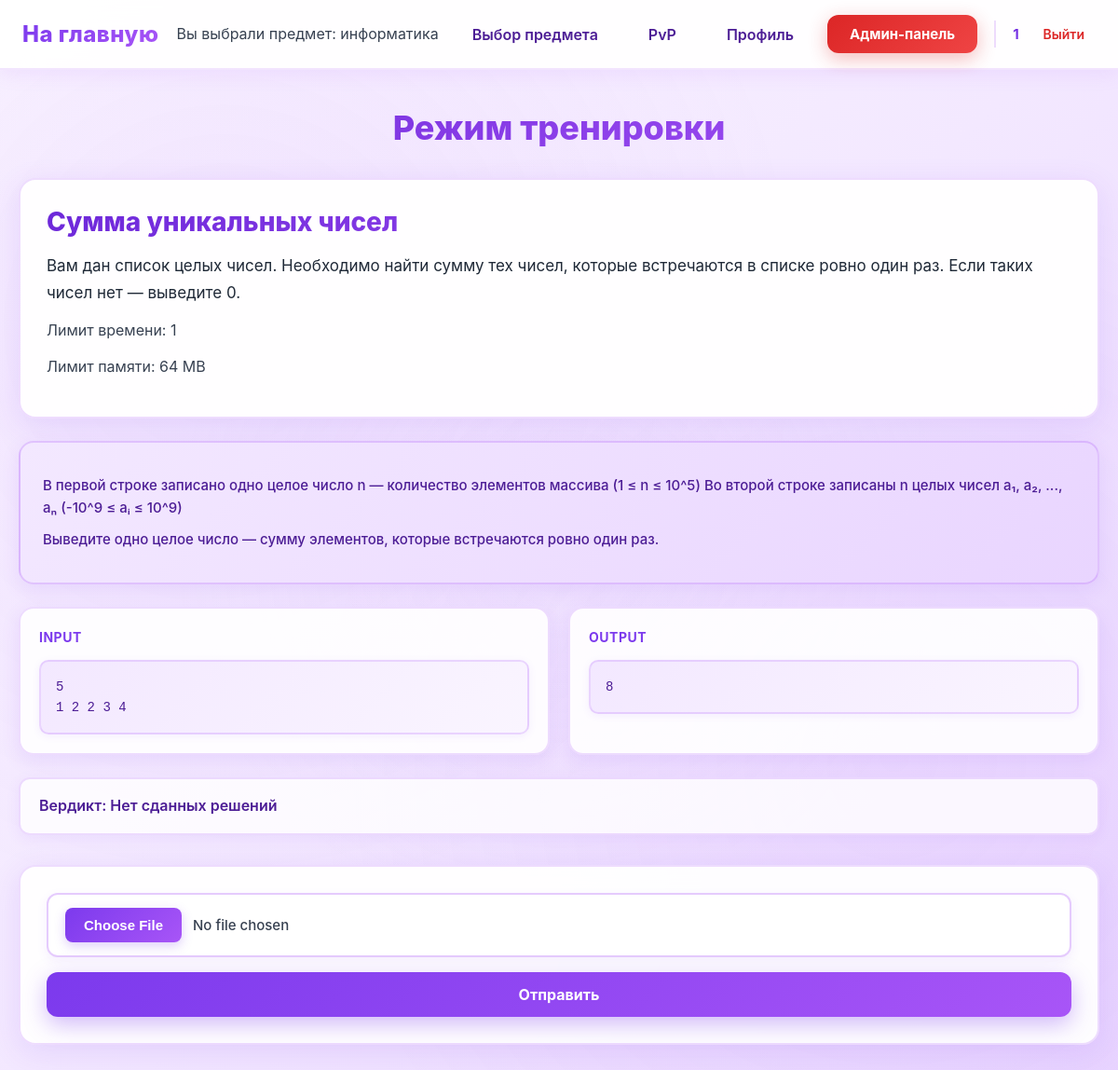
The app's page /информатика/task/1 (signed in), older data.
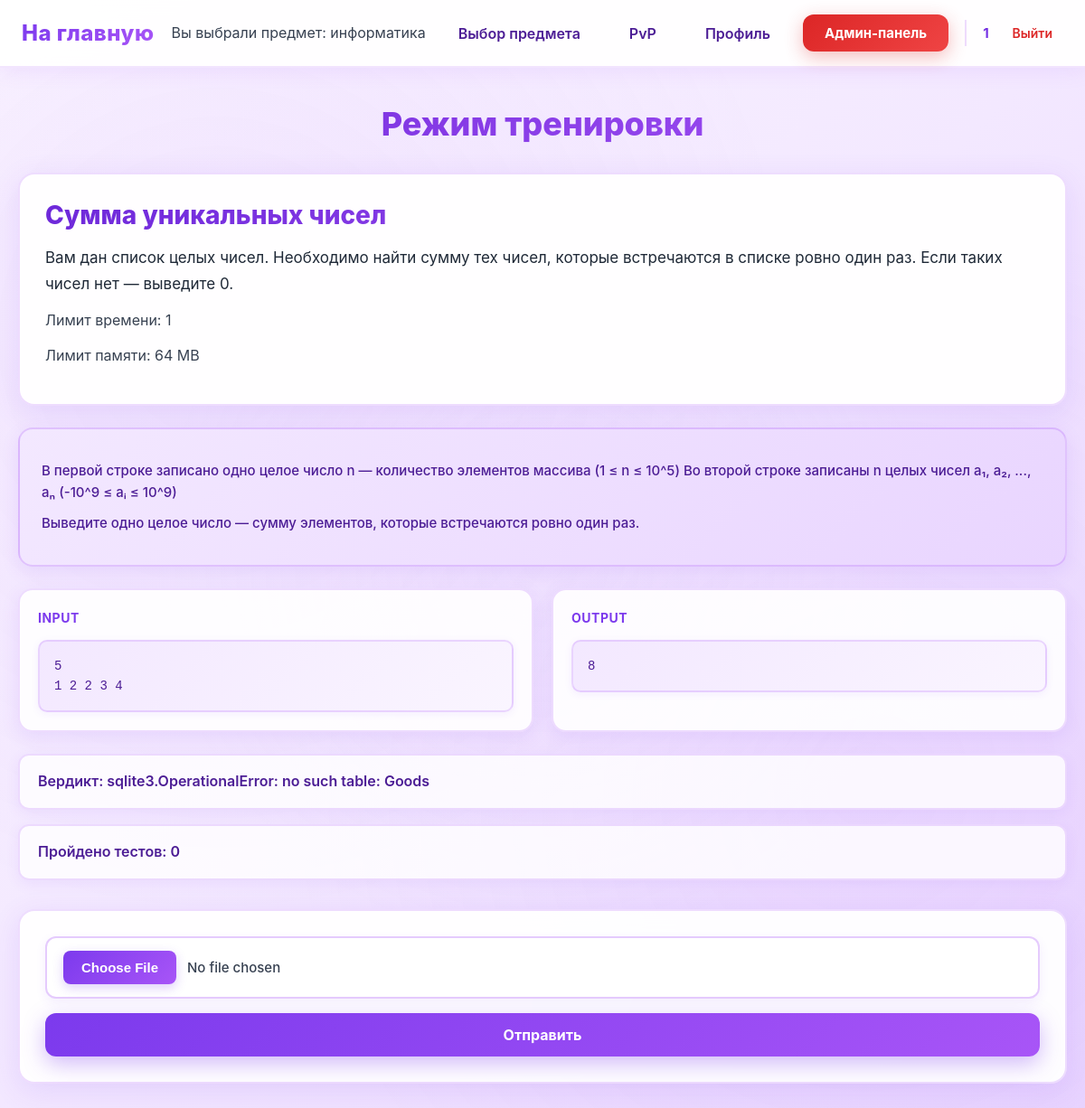
The same page, newer data.
### data/tasks.py (models this page shows)
class Tasks(SqlAlchemyBase):
    __tablename__ = 'tasks'
    id = sqlalchemy.Column(sqlalchemy.Integer,
                           primary_key=True, autoincrement=True)
    subject = sqlalchemy.Column(sqlalchemy.Text, nullable=True)
    title = sqlalchemy.Column(sqlalchemy.Text, nullable=True)
    statement = sqlalchemy.Column(sqlalchemy.Text, nullable=True)
    input_format = sqlalchemy.Column(sqlalchemy.Text, nullable=True)
    output_format = sqlalchemy.Column(sqlalchemy.Text, nullable=True)
    memory_limit = sqlalchemy.Column(sqlalchemy.Integer, nullable=True)
    time_limit = sqlalchemy.Column(sqlalchemy.Integer, nullable=True)
    difficulty = sqlalchemy.Column(sqlalchemy.Text, nullable=True)
    created_at = sqlalchemy.Column(sqlalchemy.DateTime,
                                     default=datetime.datetime.now)
    task_tests = orm.relationship("TaskTest", back_populates='tasks')
    submissions = orm.relationship("Submissions", back_populates="tasks")
    theme = sqlalchemy.Column(sqlalchemy.Text, nullable=True)

### data/users.py (models this page shows, shortened)
class User(SqlAlchemyBase, UserMixin):
    __tablename__ = 'users'
    id = sqlalchemy.Column(sqlalchemy.Integer,
                           primary_key=True, autoincrement=True)
    name = sqlalchemy.Column(sqlalchemy.String, nullable=True)
    email = sqlalchemy.Column(sqlalchemy.String,
                              index=True, unique=True, nullable=True)
    hashed_password = sqlalchemy.Column(sqlalchemy.String, nullable=True)
    elo_rating = sqlalchemy.Column(sqlalchemy.Float, default=1000)
    admin = sqlalchemy.Column(sqlalchemy.Boolean, default=0)
    ban = sqlalchemy.Column(sqlalchemy.Boolean, default=0)
    created_date = sqlalchemy.Column(sqlalchemy.DateTime,
                                     default=datetime.datetime.now)
    submissions = orm.relationship("Submissions", back_populates="user")

### data/task_tests.py (models this page shows)
class TaskTest(SqlAlchemyBase):
    __tablename__ = 'task_tests'
    id = sqlalchemy.Column(sqlalchemy.Integer,
                           primary_key=True, autoincrement=True)
    task_id = sqlalchemy.Column(sqlalchemy.Integer,
                                sqlalchemy.ForeignKey("tasks.id"))
    input_data = sqlalchemy.Column(sqlalchemy.Text, nullable=True)
    output = sqlalchemy.Column(sqlalchemy.Text, nullable=True)
    tasks = orm.relationship("Tasks", back_populates='task_tests')

### data/submissions.py (models this page shows)
class Submissions(SqlAlchemyBase):
    __tablename__ = 'submissions'
    id = sqlalchemy.Column(sqlalchemy.Integer,
                           primary_key=True, autoincrement=True)
    user_id = sqlalchemy.Column(sqlalchemy.Integer,
                                sqlalchemy.ForeignKey("users.id"))
    task_id = sqlalchemy.Column(sqlalchemy.Integer,
                                sqlalchemy.ForeignKey("tasks.id"))
    total_tests = sqlalchemy.Column(sqlalchemy.Integer, nullable=True)
    verdict = sqlalchemy.Column(sqlalchemy.Text, nullable=True)
    created_at = sqlalchemy.Column(sqlalchemy.DateTime,
                                     default=datetime.datetime.now)
    tasks = orm.relationship('Tasks', back_populates="submissions")
    user = orm.relationship("User", back_populates="submissions")

### main.py (the view, shortened to what this page needs)
@app.route('/<subject>/task/<int:task_id>', methods=["GET", "POST"])
@login_required
@user_ban
def training(subject, task_id):
    db_sess = db_session.create_session()
    task = db_sess.get(Tasks, task_id)
    task_test = db_sess.query(TaskTest).filter(TaskTest.task_id == task.id).all()
    submission = db_sess.query(Submissions).filter(Submissions.task_id == task.id).all()
    submission_id = len(submission) + 1
    if subject == 'информатика':
        last_submission = db_sess.query(Submissions).filter(Submissions.user_id == current_user.id,
                                                            Submissions.task_id == task_id).all()
        if last_submission:
            result = last_submission[-1]
            verdict = result.verdict
            test_passed = result.total_tests
        else:
            verdict = "Нет сданных решений"
            test_passed = None
        return render_template('training.html', task=task, test=task_test[0], verdict=verdict, test_passed=test_passed, subject=subject)

### data/db_session.py (called while the page is built)
def create_session() -> Session:
    global __factory
    return __factory()

### main.py (called while the page is built)
@login_manager.user_loader
def load_user(user_id):
    db_sess = db_session.create_session()
    return db_sess.get(User, user_id)

def user_ban(func):
    @wraps(func)
    def wrapper(*args, **kwargs):
        if current_user.ban:
            abort(403)
        return func(*args, **kwargs)
    return wrapper

### templates/training.html (shortened to what this page needs)
{% extends "base.html" %}
{% block styles %}
<link rel="stylesheet" href="{{ url_for('static', filename='train.css') }}">
{% endblock %}
{% block content %}
<h1>Режим тренировки</h1>
<div class="condition">
    <h2>{{ task.title }}</h2>
    <p>{{ task.statement }}</p>
    <p>Лимит времени: {{ task.time_limit }}</p>
    <p>Лимит памяти: {{ task.memory_limit }}</p>
</div>
<div class="Input">
    <p>{{ task.input_format }}</p>
    <p>{{ task.output_format }}</p>
</div>
<div class="examples">
    <div class="example">
        <p><strong>Input</strong></p>
        <pre>{{ test.input_data }}</pre>
    </div>
    <div class="example">
        <p><strong>Output</strong></p>
        <pre>{{ test.output }}</pre>
    </div>
</div>
<p>Вердикт: {{ verdict }}</p>
{% if test_passed is not none %}
    <p>Пройдено тестов: {{ test_passed }}</p>
{% endif %}
<div class="task">
    <form class="send" method="post" enctype="multipart/form-data" id="uploadForm">
        <input type="file" accept=".py" name="file" id="pythonFile" required />
        <button type="submit" id="submitBtn">Отправить</button>
    </form>
</div>
{% endblock %}

### templates/base.html (shortened to what this page needs)
<!doctype html>
<html lang="ru">
<head>
    <link rel="stylesheet" href="{{ url_for('static', filename='base.css') }}">
    {% block styles %}{% endblock %}
</head>
<body>
<header class="site-header">
    <nav class="navbar">
        <div class="nav-left">
            {% if session.get('subject') %}
            <a class="logo" href="/{{ subject }}/">На главную</a>
            {% else %}
            <a class="logo" href="/">На главную</a>
            {% endif %}
        </div>
        <div class="nav-right">
            {% if current_user.is_authenticated %}
                {% if subject != 'subject' and subject != None %}
                <p>Вы выбрали предмет: {{ subject }}</p>
                <a class="nav-link" href="/subject">Выбор предмета</a>
                <a class="nav-link" href="/{{ subject }}/pvp">PvP</a>
                {% endif %}
                <a class="nav-link" href="/profile">Профиль</a>
                {% if current_user.admin %}
                    <a class="btn btn-admin" href="/admin">Админ-панель</a>
                {% endif %}
                <div class="user-menu">
                    <span class="username">{{ current_user.name }}</span>
                    <a class="logout" href="/logout">Выйти</a>
                </div>
            {% else %}
                <a class="btn btn-outline" href="/login">Войти</a>
                <a class="btn btn-primary" href="/register">Регистрация</a>
            {% endif %}
        </div>
    </nav>
</header>
<main class="page-content">
    {% block content %}{% endblock %}
</main>
</body>
</html>

### static/base.css (style rules this page uses)
* { box-sizing: border-box; margin: 0; padding: 0; font-family: "Inter", "Segoe UI", Arial, sans-serif; }
body { background: linear-gradient(135deg, #faf5ff 0%, #f3e8ff 50%, #e9d5ff 100%); background-attachment: fixed; color: #1f2937; min-height: 100vh; position: relative; }
body::before { content: ''; position: fixed; top: 0; left: 0; right: 0; bottom: 0; background: radial-gradient(circle at 20% 30%, rgba(168, 85, 247, 0.08) 0%, transparent 50%), radial-gradient(circle at 80% 70%, rgba(192, 132, 252, 0.08) 0%, transparent 50%), radial-gradient(circle at 50% 50%, rgba(233, 213, 255, 0.1) 0%, transparent 50%); pointer-events: none; z-index: 0; }
.site-header { background: rgba(255, 255, 255, 0.95); backdrop-filter: blur(20px); border-bottom: 2px solid rgba(168, 85, 247, 0.15); box-shadow: 0 4px 20px rgba(168, 85, 247, 0.1); position: relative; z-index: 100; }
.navbar { max-width: 1200px; margin: 0 auto; padding: 16px 24px; display: flex; align-items: center; justify-content: space-between; }
.logo { font-size: 24px; font-weight: 800; text-decoration: none; background: linear-gradient(135deg, #7c3aed, #a855f7); -webkit-background-clip: text; -webkit-text-fill-color: transparent; background-clip: text; letter-spacing: 0.5px; transition: all 0.3s ease; position: relative; }
.logo::after { content: ''; position: absolute; bottom: -4px; left: 0; width: 0; height: 3px; background: linear-gradient(90deg, #7c3aed, #a855f7); border-radius: 2px; transition: width 0.3s ease; }
.nav-left, .nav-right { display: flex; align-items: center; gap: 18px; position: relative; z-index: 10; }
.nav-link { text-decoration: none; color: #4c1d95; font-weight: 600; padding: 10px 18px; border-radius: 12px; transition: all 0.3s ease; position: relative; background: transparent; }
.btn-admin { background: linear-gradient(135deg, #dc2626, #ef4444); color: #ffffff !important; box-shadow: 0 6px 20px rgba(220, 38, 38, 0.3); position: relative; overflow: hidden; font-weight: 700; padding: 10px 20px; border-radius: 12px; text-decoration: none; transition: all 0.3s ease; }
.btn-admin::before { content: ''; position: absolute; top: 50%; left: 50%; width: 0; height: 0; border-radius: 50%; background: rgba(255, 255, 255, 0.2); transform: translate(-50%, -50%); transition: width 0.6s ease, height 0.6s ease; }
.user-menu { display: flex; align-items: center; gap: 14px; padding-left: 18px; border-left: 2px solid rgba(168, 85, 247, 0.2); }
.username { font-size: 15px; font-weight: 700; color: #5b21b6; background: linear-gradient(135deg, #6d28d9, #7c3aed); -webkit-background-clip: text; -webkit-text-fill-color: transparent; background-clip: text; }
.logout { text-decoration: none; font-size: 14px; color: #dc2626; font-weight: 600; padding: 6px 12px; border-radius: 8px; transition: all 0.2s ease; }
.btn { text-decoration: none; font-size: 15px; padding: 11px 24px; border-radius: 12px; font-weight: 700; transition: all 0.3s cubic-bezier(0.4, 0, 0.2, 1); position: relative; overflow: hidden; z-index: 1; display: inline-block; }
.btn::before { content: ''; position: absolute; top: 50%; left: 50%; width: 0; height: 0; border-radius: 50%; background: rgba(255, 255, 255, 0.2); transform: translate(-50%, -50%); transition: width 0.6s ease, height 0.6s ease; z-index: -1; }
.page-content { max-width: 1200px; margin: 40px auto; padding: 0 20px; position: relative; z-index: 10; }
h1, h2, h3, h4, h5, h6 { color: #5b21b6; font-weight: 800; }
p { color: #374151; line-height: 1.6; }
a { color: #7c3aed; }
input, textarea, select { background: #ffffff; border: 2px solid rgba(168, 85, 247, 0.2); border-radius: 10px; padding: 12px 16px; color: #1f2937; font-size: 14px; transition: all 0.3s ease; }

Row changes from the older to the newer data that the page shows:
added Submissions: verdict "sqlite3.OperationalError: no such table: Goods"
Text that changed along with them:
{{ test_passed }}: (not shown) → "0"
{{ verdict }}: "Нет сданных решений" → (not shown)
text now shown: "Пройдено тестов:"
